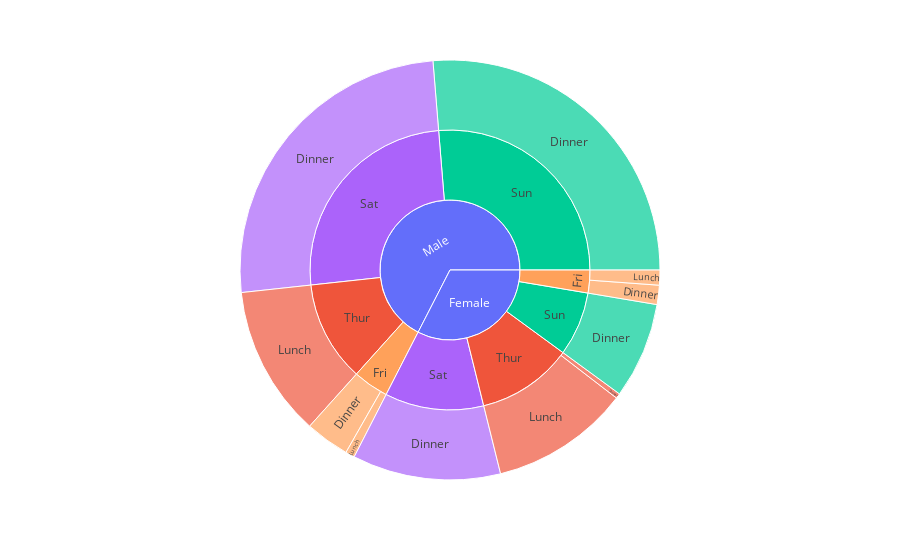

Here is the notebook cell this chart was saved with:
### Code cell
df = px.data.tips()
fig = px.sunburst(df, path=['sex', 'day', 'time'], values='total_bill', color='day')
fig.show()

### Figure 1 — Plotly figure (JSON) as saved in the notebook; plotly's stock layout.template omitted (floating-point values rounded to 4 significant figures)
{"data": [{"branchvalues": "total", "customdata": [["(?)"], ["(?)"], ["Thur"], ["Thur"], ["Sun"], ["Sun"], ["Sat"], ["Sat"], ["Fri"], ["Fri"], ["Fri"], ["Fri"], ["Fri"], ["Thur"], ["Sun"], ["Sun"], ["Sat"], ["Sat"], ["Fri"], ["Thur"], ["Thur"]], "domain": {"x": [0, 1], "y": [0, 1]}, "hovertemplate": "labels=%{label}<br>total_bill=%{value}<br>parent=%{parent}<br>id=%{id}<br>day=%{customdata[0]}<extra></extra>", "ids": ["Male", "Female", "Male/Thur", "Female/Thur", "Male/Sun", "Female/Sun", "Male/Sat", "Female/Sat", "Male/Fri", "Female/Fri", "Female/Fri/Dinner", "Male/Fri/Lunch", "Female/Fri/Lunch", "Female/Thur/Dinner", "Male/Sun/Dinner", "Female/Sun/Dinner", "Male/Sat/Dinner", "Female/Sat/Dinner", "Male/Fri/Dinner", "Female/Thur/Lunch", "Male/Thur/Lunch"], "labels": ["Male", "Female", "Thur", "Thur", "Sun", "Sun", "Sat", "Sat", "Fri", "Fri", "Dinner", "Lunch", "Lunch", "Dinner", "Dinner", "Dinner", "Dinner", "Dinner", "Dinner", "Lunch", "Lunch"], "marker": {"colors": ["#636efa", "#636efa", "#EF553B", "#EF553B", "#00cc96", "#00cc96", "#ab63fa", "#ab63fa", "#FFA15A", "#FFA15A", "#FFA15A", "#FFA15A", "#FFA15A", "#EF553B", "#00cc96", "#00cc96", "#ab63fa", "#ab63fa", "#FFA15A", "#EF553B", "#EF553B"]}, "name": "", "parents": ["", "", "Male", "Female", "Male", "Female", "Male", "Female", "Male", "Female", "Female/Fri", "Male/Fri", "Female/Fri", "Female/Thur", "Male/Sun", "Female/Sun", "Male/Sat", "Female/Sat", "Male/Fri", "Female/Thur", "Male/Thur"], "type": "sunburst", "values": [3257.0, 1571.0, 561.4, 534.9, 1269.0, 357.7, 1227.0, 551.0, 198.6, 127.3, 71.55, 34.16, 55.76, 18.78, 1269.0, 357.7, 1227.0, 551.0, 164.4, 516.1, 561.4]}], "layout": {"legend": {"tracegroupgap": 0}, "margin": {"t": 60}}}
